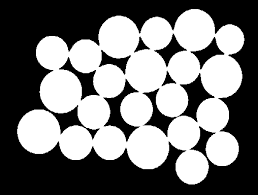
#> input picture coding experiments(Python,matlab)/imageprocessing(openCV)/coins.png, 258 x 195 px
$ python C1.Morphography_erode.py
#> lines starting #> are read from the running program, lines starting #| are printed output that depends on the picture
# morphological transformation : erode and dilate
import cv2 as cv
import numpy as np
img = cv.imread('coins.png')
#> img is the input picture: shape (195, 258, 3); min 0, max 255, mean 117.1
#element structure (circle(d=9) square a=7 circle (d=5))
kernel=cv.getStructuringElement(cv.MORPH_ELLIPSE,(9,9))
kernel1 = np.ones((7,7), np.uint8)
kernel2 = cv.getStructuringElement(cv.MORPH_ELLIPSE,(5,5))
#erode and dilate twice
cv.imshow('cuaso', np.hstack([img, img]))
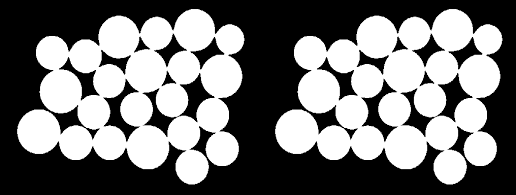
#> window 'cuaso': shape (195, 516, 3); min 0, max 255, mean 117.1
cv.waitKey(0)

img1 = cv.erode(img, kernel1, iterations=2)
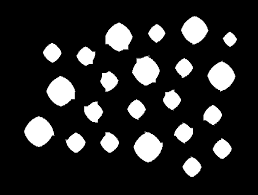
#> img1: shape (195, 258, 3); min 0, max 255, mean 38
cv.imshow('cuaso', np.hstack([img, img1]))
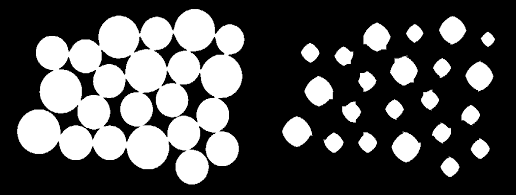
#> window 'cuaso': shape (195, 516, 3); min 0, max 255, mean 77.6
cv.waitKey(0)

img1 = cv.dilate(img1, kernel2, iterations=2)
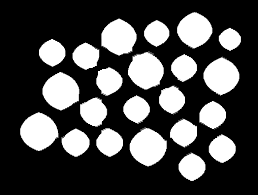
#> img1: shape (195, 258, 3); min 0, max 255, mean 74.1
cv.imshow('cuaso', np.hstack([img, img1]))
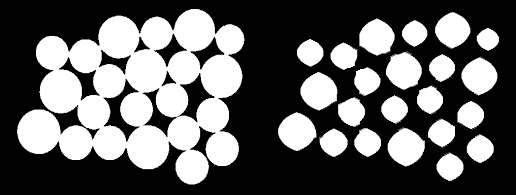
#> window 'cuaso': shape (195, 516, 3); min 0, max 255, mean 95.6
cv.waitKey(0)
cv.destroyAllWindows()
